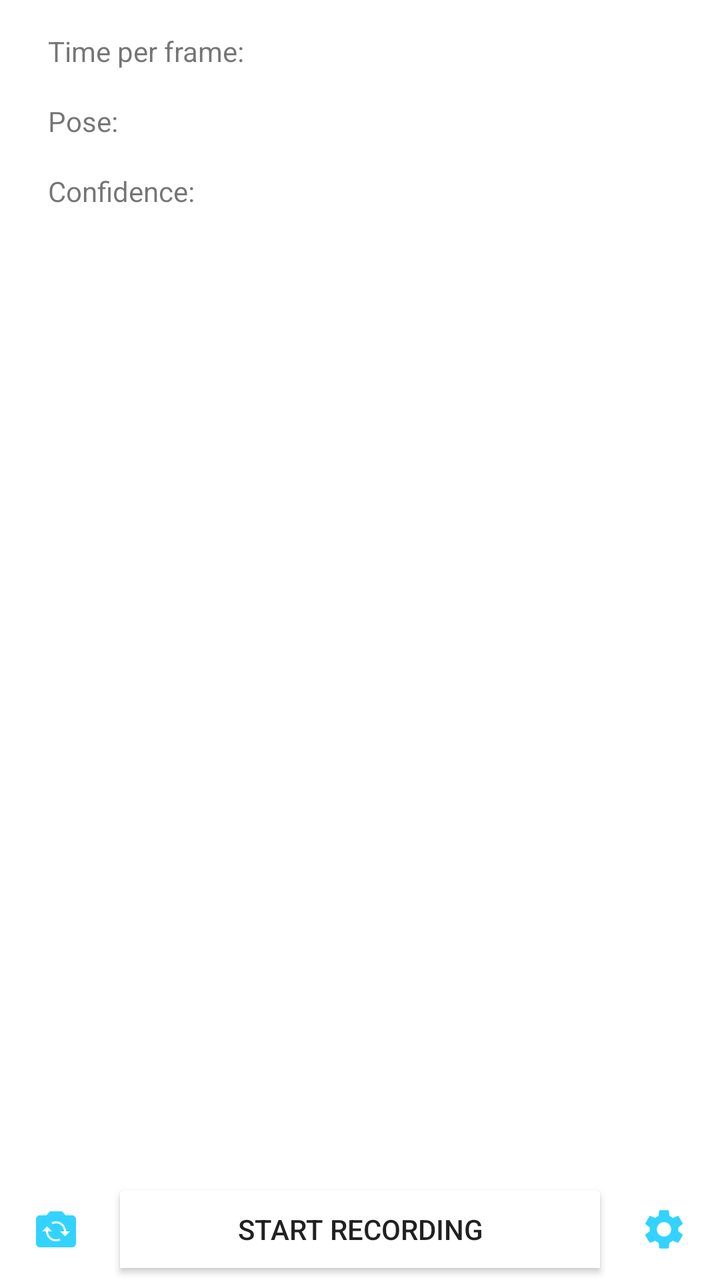
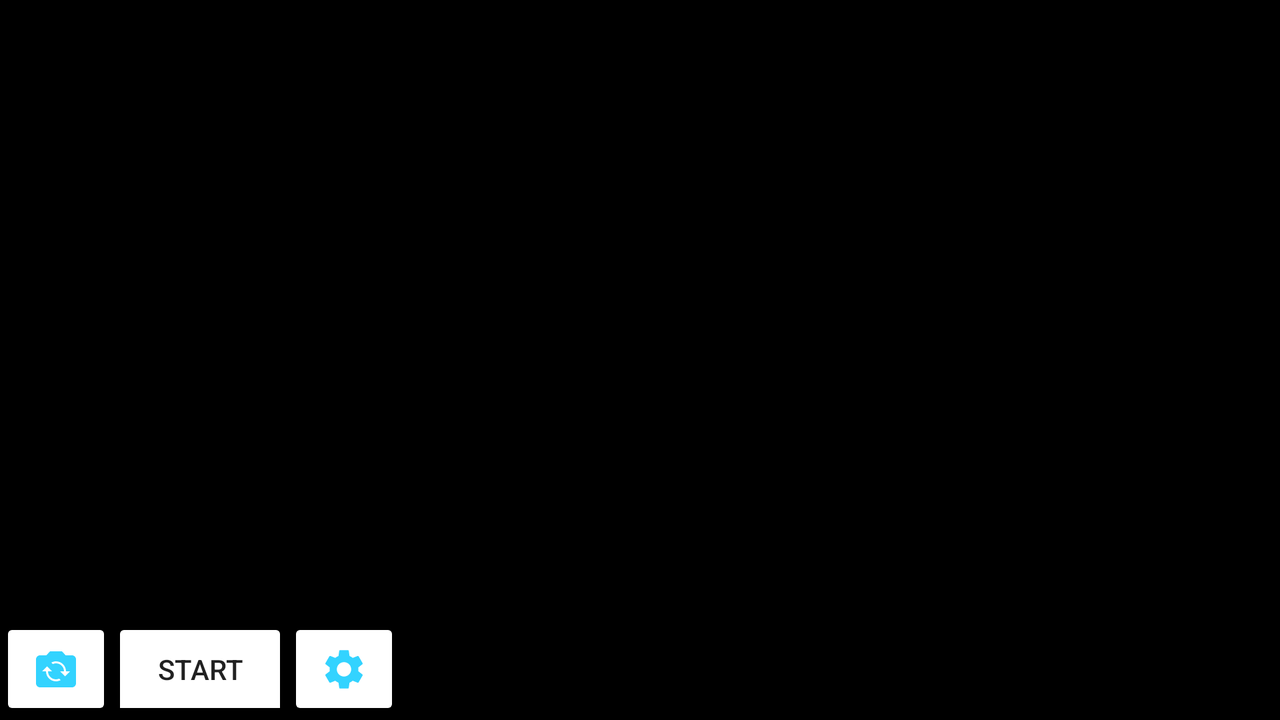

The same Android screen from two of the app's own layout files: first res/layout/ as a phone draws it, then the repository's variant for another configuration, drawn on a device whose configuration selects that folder. Both files follow.
<!-- AndroidManifest.xml: application theme Theme.YogaApp -->
<!-- res/layout/fragment_recorder.xml -->
<?xml version="1.0" encoding="utf-8"?>
<androidx.constraintlayout.widget.ConstraintLayout xmlns:android="http://schemas.android.com/apk/res/android"
    xmlns:app="http://schemas.android.com/apk/res-auto"
    xmlns:tools="http://schemas.android.com/tools"
    android:layout_width="match_parent"
    android:layout_height="match_parent"
    tools:context=".RecorderFragment">

    <TextureView
        android:id="@+id/textureView"
        android:layout_width="match_parent"
        android:layout_height="0dp"
        app:layout_constraintTop_toBottomOf="@id/layout_top"
        app:layout_constraintBottom_toTopOf="@id/layout_bottom"/>

    <LinearLayout
        android:id="@+id/layout_top"
        android:layout_width="match_parent"
        android:layout_height="wrap_content"
        android:orientation="vertical"
        android:paddingLeft="16dp"
        android:paddingTop="8dp"
        app:layout_constraintTop_toTopOf="parent">

        <TextView
            android:id="@+id/textViewFPS"
            android:layout_width="match_parent"
            android:layout_height="wrap_content"
            android:gravity="left"
            android:padding="8dp"
            android:text="@string/timePerFrameTextViewEmpty" />

        <TextView
            android:id="@+id/textViewPose"
            android:layout_width="match_parent"
            android:layout_height="wrap_content"
            android:gravity="left"
            android:padding="8dp"
            android:text="@string/poseTextViewEmpty" />

        <TextView
            android:id="@+id/textViewPoseConfidence"
            android:layout_width="match_parent"
            android:layout_height="wrap_content"
            android:gravity="left"
            android:padding="8dp"
            android:text="@string/confidenceTextViewEmpty" />
    </LinearLayout>

    <LinearLayout
        android:id="@+id/layout_bottom"
        android:layout_width="match_parent"
        android:layout_height="wrap_content"
        android:orientation="horizontal"
        app:layout_constraintBottom_toBottomOf="parent" >

        <ImageButton
            android:id="@+id/imageButtonSwitchCamera"
            android:layout_width="wrap_content"
            android:layout_height="match_parent"
            android:layout_weight="0"
            android:backgroundTint="@color/white"
            android:padding="16dp"
            android:src="@drawable/ic_baseline_flip_camera_ios_24" />


        <ToggleButton
            android:id="@+id/toggleButtonRecord"
            android:layout_width="wrap_content"
            android:layout_height="wrap_content"
            android:layout_weight="1"
            android:backgroundTint="@color/white"
            android:padding="16dp"
            android:textOff="@string/startRecording"
            android:textOn="@string/stopRecording" />


        <ImageButton
            android:id="@+id/imageButtonSettings"
            android:layout_width="wrap_content"
            android:layout_height="match_parent"
            android:layout_weight="0"
            android:backgroundTint="@color/white"
            android:padding="16dp"
            android:src="@drawable/ic_baseline_settings_24" />


    </LinearLayout>
</androidx.constraintlayout.widget.ConstraintLayout>
<!-- resources referenced by this layout -->
<resources>
  <!-- drawable ic_baseline_flip_camera_ios_24 (drawable) -->
  <vector android:height="24dp" android:tint="#33D3FF"
      android:viewportHeight="24" android:viewportWidth="24"
      android:width="24dp" xmlns:android="http://schemas.android.com/apk/res/android">
      <path android:fillColor="@android:color/white" android:pathData="M20,5h-3.17L15,3H9L7.17,5H4C2.9,5 2,5.9 2,7v12c0,1.1 0.9,2 2,2h16c1.1,0 2,-0.9 2,-2V7C22,5.9 21.1,5 20,5zM12,18c-2.76,0 -5,-2.24 -5,-5H5l2.5,-2.5L10,13H8c0,2.21 1.79,4 4,4c0.58,0 1.13,-0.13 1.62,-0.35l0.74,0.74C13.65,17.76 12.86,18 12,18zM16.5,15.5L14,13h2c0,-2.21 -1.79,-4 -4,-4c-0.58,0 -1.13,0.13 -1.62,0.35L9.64,8.62C10.35,8.24 11.14,8 12,8c2.76,0 5,2.24 5,5h2L16.5,15.5z"/>
  </vector>
  <!-- drawable ic_baseline_settings_24 (drawable) -->
  <vector android:height="24dp" android:tint="#33D3FF"
      android:viewportHeight="24" android:viewportWidth="24"
      android:width="24dp" xmlns:android="http://schemas.android.com/apk/res/android">
      <path android:fillColor="@android:color/white" android:pathData="M19.14,12.94c0.04,-0.3 0.06,-0.61 0.06,-0.94c0,-0.32 -0.02,-0.64 -0.07,-0.94l2.03,-1.58c0.18,-0.14 0.23,-0.41 0.12,-0.61l-1.92,-3.32c-0.12,-0.22 -0.37,-0.29 -0.59,-0.22l-2.39,0.96c-0.5,-0.38 -1.03,-0.7 -1.62,-0.94L14.4,2.81c-0.04,-0.24 -0.24,-0.41 -0.48,-0.41h-3.84c-0.24,0 -0.43,0.17 -0.47,0.41L9.25,5.35C8.66,5.59 8.12,5.92 7.63,6.29L5.24,5.33c-0.22,-0.08 -0.47,0 -0.59,0.22L2.74,8.87C2.62,9.08 2.66,9.34 2.86,9.48l2.03,1.58C4.84,11.36 4.8,11.69 4.8,12s0.02,0.64 0.07,0.94l-2.03,1.58c-0.18,0.14 -0.23,0.41 -0.12,0.61l1.92,3.32c0.12,0.22 0.37,0.29 0.59,0.22l2.39,-0.96c0.5,0.38 1.03,0.7 1.62,0.94l0.36,2.54c0.05,0.24 0.24,0.41 0.48,0.41h3.84c0.24,0 0.44,-0.17 0.47,-0.41l0.36,-2.54c0.59,-0.24 1.13,-0.56 1.62,-0.94l2.39,0.96c0.22,0.08 0.47,0 0.59,-0.22l1.92,-3.32c0.12,-0.22 0.07,-0.47 -0.12,-0.61L19.14,12.94zM12,15.6c-1.98,0 -3.6,-1.62 -3.6,-3.6s1.62,-3.6 3.6,-3.6s3.6,1.62 3.6,3.6S13.98,15.6 12,15.6z"/>
  </vector>
  <string name="confidenceTextViewEmpty">Confidence:</string>
  <string name="poseTextViewEmpty">Pose:</string>
  <string name="startRecording">Start recording</string>
  <string name="stopRecording">Stop recording</string>
  <string name="timePerFrameTextViewEmpty">Time per frame:</string>
  <style name="Theme.YogaApp" parent="Theme.MaterialComponents.DayNight.DarkActionBar">
          
          <item name="colorPrimary">@color/purple_500</item>
          <item name="colorPrimaryVariant">@color/purple_700</item>
          <item name="colorOnPrimary">@color/white</item>
          
          <item name="colorSecondary">@color/teal_200</item>
          <item name="colorSecondaryVariant">@color/teal_700</item>
          <item name="colorOnSecondary">@color/black</item>
          
          <item name="android:statusBarColor" tools:targetApi="l">?attr/colorPrimaryVariant</item>
          
      </style>
</resources>
<!-- res/layout-land/fragment_recorder.xml (the repository's variant of the layout above) -->
<!-- drawn on the phone turned sideways -->
<?xml version="1.0" encoding="utf-8"?>
<androidx.constraintlayout.widget.ConstraintLayout xmlns:android="http://schemas.android.com/apk/res/android"
    xmlns:app="http://schemas.android.com/apk/res-auto"
    xmlns:tools="http://schemas.android.com/tools"
    android:id="@+id/relativeLayout2"
    android:layout_width="match_parent"
    android:layout_height="match_parent"
    android:background="@color/black"
    tools:context=".RecorderFragment">

    <TextureView
        android:id="@+id/textureView"
        android:layout_width="0dp"
        android:layout_height="match_parent"
        app:layout_constraintLeft_toRightOf="@id/layout_top"
        app:layout_constraintRight_toRightOf="parent" />

    <LinearLayout
        android:id="@+id/layout_top"
        android:layout_width="200dp"
        android:layout_height="wrap_content"
        android:background="@color/black"
        android:orientation="vertical"
        android:paddingLeft="8dp"
        android:paddingTop="8dp"
        app:layout_constraintStart_toStartOf="parent"
        app:layout_constraintTop_toTopOf="parent">

        <TextView
            android:id="@+id/textViewFPS"
            android:layout_width="match_parent"
            android:layout_height="wrap_content"
            android:padding="8dp"
            android:text="Time Per Frame:" />

        <TextView
            android:id="@+id/textViewPose"
            android:layout_width="match_parent"
            android:layout_height="wrap_content"
            android:padding="8dp"
            android:text="Pose:" />

        <TextView
            android:id="@+id/textViewPoseConfidence"
            android:layout_width="match_parent"
            android:layout_height="wrap_content"
            android:padding="8dp"
            android:text="Confidence:" />
    </LinearLayout>

    <LinearLayout
        android:id="@+id/layout_bottom"
        android:layout_width="0dp"
        android:layout_height="wrap_content"
        android:background="@color/black"
        android:orientation="horizontal"
        app:layout_constraintBottom_toBottomOf="parent"
        app:layout_constraintLeft_toLeftOf="parent"
        app:layout_constraintRight_toRightOf="@id/layout_top">

        <ImageButton
            android:id="@+id/imageButtonSwitchCamera"
            android:layout_width="wrap_content"
            android:layout_height="match_parent"
            android:backgroundTint="@color/white"
            android:layout_weight="0"
            android:padding="16dp"
            android:src="@drawable/ic_baseline_flip_camera_ios_24" />


        <ToggleButton
            android:id="@+id/toggleButtonRecord"
            android:layout_width="match_parent"
            android:layout_height="wrap_content"
            android:layout_weight="1"
            android:padding="16dp"
            android:backgroundTint="@color/white"
            android:textOff="Start"
            android:textOn="Stop" />


        <ImageButton
            android:id="@+id/imageButtonSettings"
            android:layout_width="wrap_content"
            android:layout_height="match_parent"
            android:layout_weight="0"
            android:backgroundTint="@color/white"
            android:padding="16dp"
            android:src="@drawable/ic_baseline_settings_24" />

    </LinearLayout>
</androidx.constraintlayout.widget.ConstraintLayout>
<!-- resources referenced by the variant -->
<!-- as the phone turned sideways resolves them -->
<resources>
  <!-- drawable ic_baseline_flip_camera_ios_24 (drawable) -->
  <vector android:height="24dp" android:tint="#33D3FF"
      android:viewportHeight="24" android:viewportWidth="24"
      android:width="24dp" xmlns:android="http://schemas.android.com/apk/res/android">
      <path android:fillColor="@android:color/white" android:pathData="M20,5h-3.17L15,3H9L7.17,5H4C2.9,5 2,5.9 2,7v12c0,1.1 0.9,2 2,2h16c1.1,0 2,-0.9 2,-2V7C22,5.9 21.1,5 20,5zM12,18c-2.76,0 -5,-2.24 -5,-5H5l2.5,-2.5L10,13H8c0,2.21 1.79,4 4,4c0.58,0 1.13,-0.13 1.62,-0.35l0.74,0.74C13.65,17.76 12.86,18 12,18zM16.5,15.5L14,13h2c0,-2.21 -1.79,-4 -4,-4c-0.58,0 -1.13,0.13 -1.62,0.35L9.64,8.62C10.35,8.24 11.14,8 12,8c2.76,0 5,2.24 5,5h2L16.5,15.5z"/>
  </vector>
  <!-- drawable ic_baseline_settings_24 (drawable) -->
  <vector android:height="24dp" android:tint="#33D3FF"
      android:viewportHeight="24" android:viewportWidth="24"
      android:width="24dp" xmlns:android="http://schemas.android.com/apk/res/android">
      <path android:fillColor="@android:color/white" android:pathData="M19.14,12.94c0.04,-0.3 0.06,-0.61 0.06,-0.94c0,-0.32 -0.02,-0.64 -0.07,-0.94l2.03,-1.58c0.18,-0.14 0.23,-0.41 0.12,-0.61l-1.92,-3.32c-0.12,-0.22 -0.37,-0.29 -0.59,-0.22l-2.39,0.96c-0.5,-0.38 -1.03,-0.7 -1.62,-0.94L14.4,2.81c-0.04,-0.24 -0.24,-0.41 -0.48,-0.41h-3.84c-0.24,0 -0.43,0.17 -0.47,0.41L9.25,5.35C8.66,5.59 8.12,5.92 7.63,6.29L5.24,5.33c-0.22,-0.08 -0.47,0 -0.59,0.22L2.74,8.87C2.62,9.08 2.66,9.34 2.86,9.48l2.03,1.58C4.84,11.36 4.8,11.69 4.8,12s0.02,0.64 0.07,0.94l-2.03,1.58c-0.18,0.14 -0.23,0.41 -0.12,0.61l1.92,3.32c0.12,0.22 0.37,0.29 0.59,0.22l2.39,-0.96c0.5,0.38 1.03,0.7 1.62,0.94l0.36,2.54c0.05,0.24 0.24,0.41 0.48,0.41h3.84c0.24,0 0.44,-0.17 0.47,-0.41l0.36,-2.54c0.59,-0.24 1.13,-0.56 1.62,-0.94l2.39,0.96c0.22,0.08 0.47,0 0.59,-0.22l1.92,-3.32c0.12,-0.22 0.07,-0.47 -0.12,-0.61L19.14,12.94zM12,15.6c-1.98,0 -3.6,-1.62 -3.6,-3.6s1.62,-3.6 3.6,-3.6s3.6,1.62 3.6,3.6S13.98,15.6 12,15.6z"/>
  </vector>
  <style name="Theme.YogaApp" parent="Theme.MaterialComponents.DayNight.DarkActionBar">
          
          <item name="colorPrimary">@color/purple_500</item>
          <item name="colorPrimaryVariant">@color/purple_700</item>
          <item name="colorOnPrimary">@color/white</item>
          
          <item name="colorSecondary">@color/teal_200</item>
          <item name="colorSecondaryVariant">@color/teal_700</item>
          <item name="colorOnSecondary">@color/black</item>
          
          <item name="android:statusBarColor" tools:targetApi="l">?attr/colorPrimaryVariant</item>
          
      </style>
</resources>
